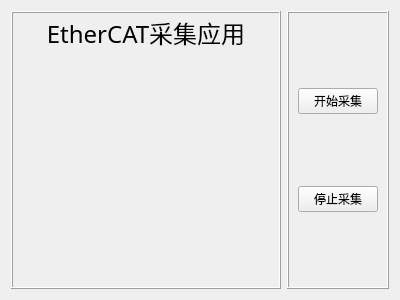
<?xml version="1.0" encoding="UTF-8"?>
<ui version="4.0">
 <class>Form_plot</class>
 <widget class="QWidget" name="Form_plot">
  <property name="geometry">
   <rect>
    <x>0</x>
    <y>0</y>
    <width>400</width>
    <height>300</height>
   </rect>
  </property>
  <property name="windowTitle">
   <string>Form</string>
  </property>
  <layout class="QGridLayout" name="gridLayout">
   <item row="0" column="0">
    <layout class="QHBoxLayout" name="horizontalLayout" stretch="4,1">
     <item>
      <widget class="QFrame" name="frame_left">
       <property name="frameShape">
        <enum>QFrame::Box</enum>
       </property>
       <property name="frameShadow">
        <enum>QFrame::Raised</enum>
       </property>
       <layout class="QVBoxLayout" name="verticalLayout" stretch="1,9">
        <property name="leftMargin">
         <number>1</number>
        </property>
        <property name="topMargin">
         <number>2</number>
        </property>
        <property name="rightMargin">
         <number>1</number>
        </property>
        <property name="bottomMargin">
         <number>2</number>
        </property>
        <item>
         <widget class="QLabel" name="label_Tittle">
          <property name="font">
           <font>
            <family>Agency FB</family>
            <pointsize>18</pointsize>
           </font>
          </property>
          <property name="text">
           <string>EtherCAT采集应用</string>
          </property>
          <property name="alignment">
           <set>Qt::AlignCenter</set>
          </property>
         </widget>
        </item>
        <item>
         <widget class="QCustomPlot" name="widget_customPlot" native="true"/>
        </item>
       </layout>
      </widget>
     </item>
     <item>
      <widget class="QFrame" name="frame_right">
       <property name="frameShape">
        <enum>QFrame::Box</enum>
       </property>
       <property name="frameShadow">
        <enum>QFrame::Raised</enum>
       </property>
       <layout class="QVBoxLayout" name="verticalLayout_2">
        <item>
         <widget class="QPushButton" name="pushButton_PlotStart">
          <property name="text">
           <string>开始采集</string>
          </property>
         </widget>
        </item>
        <item>
         <widget class="QPushButton" name="pushButton_PlotStop">
          <property name="text">
           <string>停止采集</string>
          </property>
         </widget>
        </item>
       </layout>
      </widget>
     </item>
    </layout>
   </item>
  </layout>
 </widget>
 <customwidgets>
  <customwidget>
   <class>QCustomPlot</class>
   <extends>QWidget</extends>
   <header>qcustomplot.h</header>
   <container>1</container>
  </customwidget>
 </customwidgets>
 <resources/>
 <connections/>
</ui>
